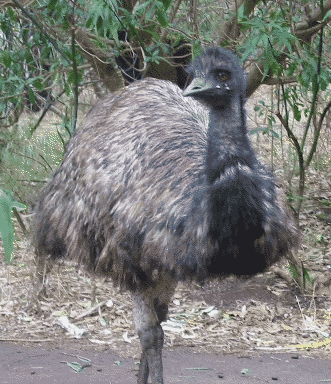
%> input picture data/Original_Images_1/emu.png, 331 x 384 px
$ octave practice_6.m   (GNU Octave 9; MATLAB toolbox functions it lacks are replaced by stand-ins)
%> lines starting %> are read from the running program, lines starting %| are printed output that depends on the picture
[em, emap] = imread('../../data/Original_Images_1/emu.png');
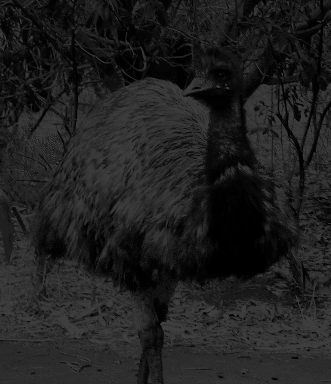
%> em: size 384x331 uint8; min 0, max 63, mean 31.7
%> emap = 64 rows, first 12: [0.122 0.122 0.141; 0.161 0.176 0.192; 0.18 0.255 0.173; 0.212 0.196 0.2; 0.22 0.243 0.259; 0.22 0.345 0.18; 0.243 0.247 0.192; 0.247 0.361 0.263; 0.263 0.259 0.255; 0.275 0.286 0.333; 0.294 0.282 0.263; 0.31 0.443 0.353]
em2 = imread('../../data/Original_Images_1/emu.png');

figure

subplot(2,1,1);
imshow(em2);
title('Original');

subplot(2,1,2);
imshow(em, emap);
title('Indexed Image with Colormap');

impixelinfo
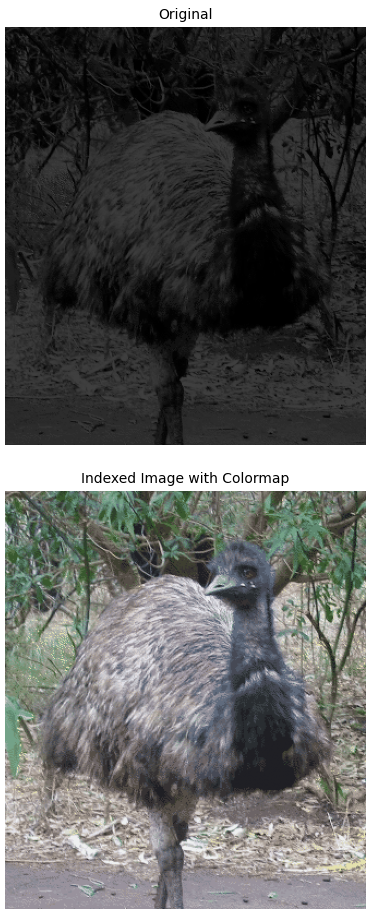
%> figure redrawn from the program's plot data, 2 panels
